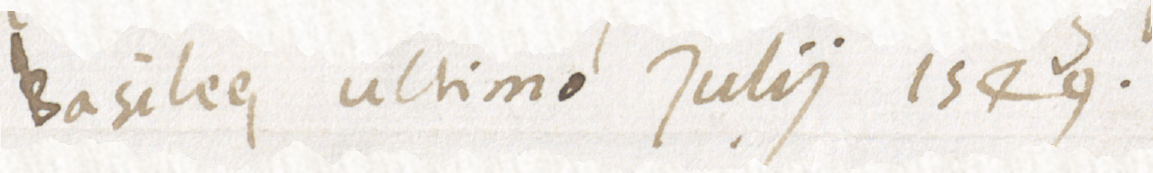
#> input picture examples/611_01_r1l31.png, 1153 x 173 px
$ python page_segmentation_loose.py --image ../examples/611_01_r1l31.png --output-dir out
#> lines starting #> are read from the running program, lines starting #| are printed output that depends on the picture; after the words box and inside, x2 and y2 are one past the last pixel; in counts of white or black regions, pixels touching at a corner belong together
"""Split a manuscript page into line boxes with a horizontal ink profile.

Simple on purpose: works for fairly straight lines with white space between them.
Strongly slanted or touching lines and marginal notes need a trained segmenter.
"""
import numpy as np
from PIL import Image, ImageDraw, ImageFilter, ImageOps
from scipy import ndimage


def _paper_bounds(gray: np.ndarray) -> tuple[int, int, int, int]:
    """Locate the main bright sheet and inset past irregular scan edges."""
    height, width = gray.shape
    center = gray[height // 4 : height - height // 4, width // 4 : width - width // 4]
    paper = gray >= 0.72 * np.median(center)
    rows = np.flatnonzero(paper.mean(axis=1) > 0.60)
    cols = np.flatnonzero(paper.mean(axis=0) > 0.60)
    if not rows.size or not cols.size:
        return 0, 0, width, height
    # Apply the inset only at edges where a dark surround was detected.
    xpad, ypad = round(width * .018), round(height * .012)
    left = int(cols[0]) + xpad if cols[0] else 0
    right = int(cols[-1]) + 1 - xpad if cols[-1] < width - 1 else width
    top = int(rows[0]) + ypad if rows[0] else 0
    bottom = int(rows[-1]) + 1 - ypad if rows[-1] < height - 1 else height
    if left >= right or top >= bottom:
        return 0, 0, width, height
    return left, top, right, bottom


def _split_tall(start: int, end: int, profile: np.ndarray, typical: float) -> list[tuple[int, int]]:
    """Cut a band that holds several touching lines at its emptiest rows."""
    count = round((end - start) / typical)
    if count < 2:
        return [(start, end)]
    cuts, reach = [start], max(1, int(typical / 3))
    for i in range(1, count):
        target = start + int(i * (end - start) / count)
        lo, hi = max(cuts[-1] + 1, target - reach), min(end - 1, target + reach)
        cuts.append(lo + int(np.argmin(profile[lo : hi + 1])) if hi > lo else target)
    cuts.append(end)
    return list(zip(cuts[:-1], cuts[1:]))


# [75 lines left out: functions _straighten_ink, _trace_polygon, not called in this run]


def find_lines(image: Image.Image) -> list[tuple[int, int, int, int]]:
    """Return the deskew variant's rectangular line boxes."""
    return _find_lines(image, trace=False)


def find_line_polygons(image: Image.Image) -> list[list[tuple[int, int]]]:
    """Return tracked line polygons in the input image's pixel coordinates."""
    return _find_lines(image, trace=True)


def _whole_image(width, height, trace):
    if trace:
        return [[(0, 0), (width - 1, 0), (width - 1, height - 1), (0, height - 1)]]
    return [(0, 0, width, height)]


def _find_lines(image: Image.Image, trace: bool):
    """Line boxes (left, top, right, bottom) in reading order, top to bottom.

    A wide, already cropped single-line image is preserved whole.
    """
    gray = ImageOps.grayscale(image)
    width, height = gray.size
    # Analyse at a consistent scale, but keep the output crops at full resolution.
    scale = min(1.0, 1800 / max(width, height))
    if scale < 1:
        gray = gray.resize((max(1, round(width * scale)), max(1, round(height * scale))),
                           Image.Resampling.LANCZOS)
    w, h = gray.size
    left_edge, top_edge, right_edge, bottom_edge = _paper_bounds(np.asarray(gray))
    paper = gray.crop((left_edge, top_edge, right_edge, bottom_edge))
    pixels = np.asarray(paper, dtype=np.int16)
    background = np.asarray(paper.filter(ImageFilter.GaussianBlur(max(2, w / 125))),
                            dtype=np.int16)
    contrast = background - pixels
    ink = contrast >= max(12, float(np.percentile(contrast, 99.5)) * .28)
    if scale < 1:
        # Thick background, seals, long creases and isolated specks do not
        # contribute to the projection used to locate handwriting.
        labels, count = ndimage.label(ink, structure=np.ones((3, 3)))
        sizes = np.bincount(labels.ravel())
        keep = np.zeros(count + 1, dtype=bool)
        for label, (ys, xs) in enumerate(ndimage.find_objects(labels), 1):
            cw, ch = xs.stop - xs.start, ys.stop - ys.start
            keep[label] = (sizes[label] >= max(3, w // 350)
                           and cw <= w * .16 and ch <= h * .04
                           and sizes[label] <= w * h * .001
                           and cw <= 9 * ch and ch <= 13 * cw)
        ink = keep[labels]
        # A text line has clusters of strokes at nearby x positions.
        density = ndimage.uniform_filter(ink.astype(np.float32),
                                        size=(max(3, h // 120), max(7, w // 25)))
        ink &= density > .11
    ink[:, ink.mean(axis=0) > .42] = False
    ink[ink.mean(axis=1) > .72, :] = False
    paper_h, paper_w = ink.shape
    offsets = np.zeros(paper_w, dtype=int)
    if scale < 1:
        ink, offsets = _straighten_ink(ink)
    window = max(1, h // 230)
    profile = np.convolve(ink.sum(axis=1), np.ones(window) / window, mode="same")
    if profile.max() == 0:
        return []
    rows = profile > max(2, .004 * paper_w, .22 * np.percentile(profile[profile > 0], 95))

    bands, start = [], None
    for y, on in enumerate(np.append(rows, False)):
        if on and start is None:
            start = y
        elif not on and start is not None:
            bands.append((start, y))
            start = None
    if not bands:
        return []
    if scale == 1 and len(bands) <= 2 and bands[-1][1] - bands[0][0] < h / 6:
        return _whole_image(width, height, trace)
    typical = float(np.median([b - a for a, b in bands]))
    bands = [(a, b) for a, b in bands if b - a >= max(2, .35 * typical)]
    if not bands:
        return []
    typical = float(np.median([b - a for a, b in bands]))
    bands = [part for a, b in bands for part in _split_tall(a, b, profile, typical)]
    if len(bands) == 1 and width >= 3 * height:
        return _whole_image(width, height, trace)

    pad = max(2, int(.40 * typical))
    centers = [(top + bottom) / 2 for top, bottom in bands]
    boxes = []
    for i, (top, bottom) in enumerate(bands):
        # Limit added padding when the next detected line is close.
        center = centers[i]
        top_limit, bottom_limit = 0, paper_h
        if i:
            top_limit = min(top, round(center - .56 * (center - centers[i - 1])))
        if i + 1 < len(bands):
            bottom_limit = max(bottom, round(center + .56 * (centers[i + 1] - center)))
        top = max(0, top_limit, top - pad)
        bottom = min(paper_h, bottom_limit, bottom + pad)
        cols = np.flatnonzero(ink[top:bottom].sum(axis=0) >= 2)
        if not cols.size:
            continue
        left, right = np.percentile(cols, [1, 99])
        left = max(0, int(left) - 2 * pad)
        right = min(paper_w, int(right) + 1 + 2 * pad)
        if trace:
            polygon = _trace_polygon(ink, left, top, right, bottom, offsets, typical)
            boxes.append([
                (min(width - 1, round((left_edge + x) * width / w)),
                 min(height - 1, round((top_edge + y) * height / h)))
                for x, y in polygon
            ])
            continue
        line_offsets = offsets[left:right]
        top = max(0, top + int(line_offsets.min()))
        bottom = min(paper_h, bottom + int(line_offsets.max()))
        boxes.append((
            (left_edge + left) * width // w,
            (top_edge + top) * height // h,
            ((left_edge + right) * width + w - 1) // w,
            ((top_edge + bottom) * height + h - 1) // h,
        ))
    return boxes


# [10 lines left out: function split_page, not called in this run]


def _polygon_crop(page, polygon):
    xs, ys = zip(*polygon)
    left, top, right, bottom = min(xs), min(ys), max(xs) + 1, max(ys) + 1
    box = (left, top, right, bottom)
    crop = page.crop(box)
    mask = Image.new("L", crop.size)
    ImageDraw.Draw(mask).polygon([(x - left, y - top) for x, y in polygon], fill=255)
    return box, Image.composite(crop, Image.new("RGB", crop.size, "white"), mask)


def export_page(source, output_dir, *, contours=True):
    """Export PNG lines, manifest.json and preview.png into a new directory.

    No recognition model is loaded. Existing destinations are never overwritten.
    """
#> called with contours = True
    import json
    from pathlib import Path

    source, output_dir = Path(source), Path(output_dir)
    with Image.open(source) as image:
#> image is the input picture: PIL image 1153x173 RGB; mean R, G, B 238.9, 234.5, 229.3
        oriented = ImageOps.exif_transpose(image).convert("RGBA")
        page = Image.alpha_composite(Image.new("RGBA", oriented.size, "white"), oriented).convert("RGB")
    if contours:
        lines = [(*_polygon_crop(page, polygon), polygon) for polygon in find_line_polygons(page)]
#> in _find_lines, `gray = ImageOps.grayscale(image)`:
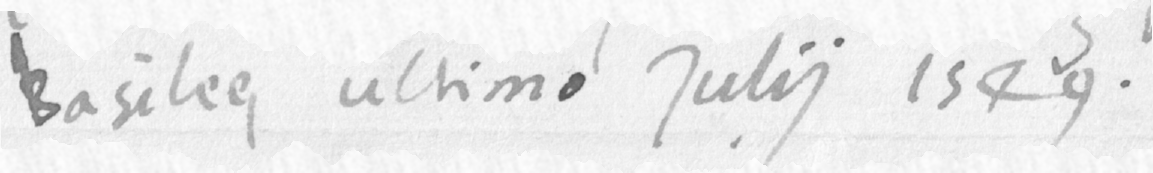
#> gray: PIL image 1153x173 L; min 81, max 254, mean 235.2
#> in _paper_bounds, `center = gray[height // 4 : height - height // 4, width // 4 : width -..`:
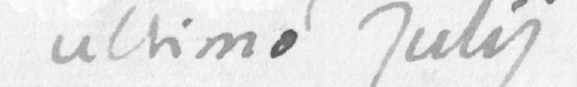
#> center: shape (87, 577); min 81, max 254, mean 229.8
#> in _paper_bounds, `paper = gray >= 0.72 * np.median(center)`:
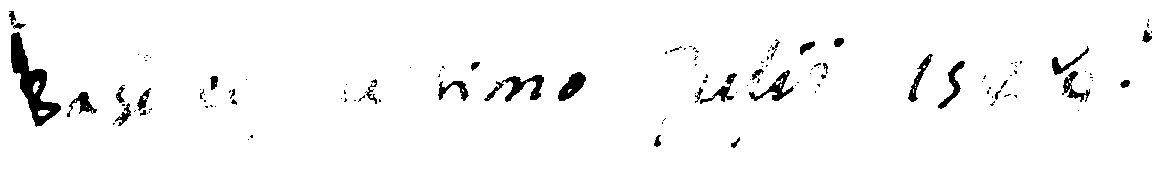
#> paper: shape (173, 1153) bool; 96.6% white; 122 black regions (87 under 20 px), largest, box (x1, y1, x2, y2) and area: (11, 32, 61, 127) 1658, (484, 75, 544, 102) 592, (558, 72, 586, 101) 430
#> in _paper_bounds, `rows = np.flatnonzero(paper.mean(axis=1) > 0.60)`: rows = 173 values from 0 to 172
#> in _paper_bounds, `cols = np.flatnonzero(paper.mean(axis=0) > 0.60)`: cols = 1153 values from 0 to 1152
#> in _paper_bounds, `left = int(cols[0]) + xpad if cols[0] else 0`: left = 0
#> in _paper_bounds, `right = int(cols[-1]) + 1 - xpad if cols[-1] < width - 1 else width`: right = 1153
#> in _paper_bounds, `top = int(rows[0]) + ypad if rows[0] else 0`: top = 0
#> in _paper_bounds, `bottom = int(rows[-1]) + 1 - ypad if rows[-1] < height - 1 else height`: bottom = 173
#> in _find_lines, `left_edge, top_edge, right_edge, bottom_edge = _paper_bounds(np.asarra..`: left_edge = 0; right_edge = 1153; bottom_edge = 173
#> in _find_lines, `background = np.asarray(paper.filter(ImageFilter.GaussianBlur(max(2, w..`:
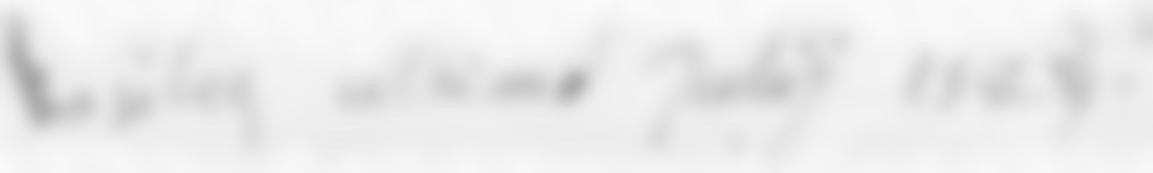
#> background: shape (173, 1153) int16; min 166, max 250, mean 235.2
#> in _find_lines, `contrast = background - pixels`:
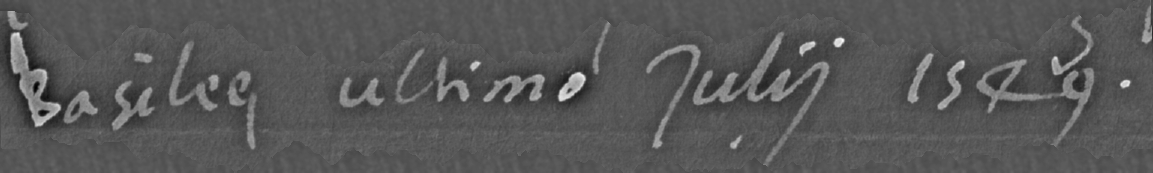
#> contrast: shape (173, 1153) int16; min -70, max 133, mean 0.1; drawn with min black and max white
#> in _find_lines, `ink = contrast >= max(12, float(np.percentile(contrast, 99.5)) * .28)`:
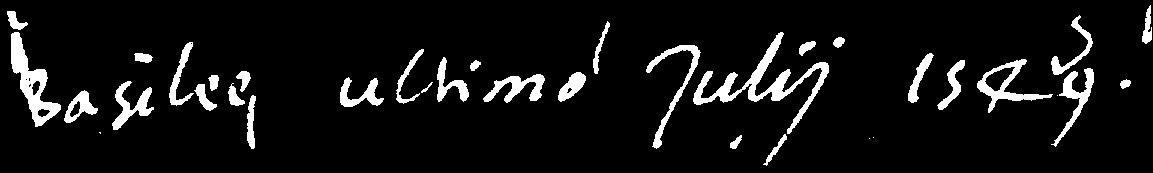
#> ink: shape (173, 1153) bool; 7.5% white; 36 white regions (4 under 20 px), largest, box (x1, y1, x2, y2) and area: (693, 32, 829, 134) 2432, (11, 32, 61, 127) 1631, (977, 59, 1053, 113) 984
#> in _find_lines, `profile = np.convolve(ink.sum(axis=1), np.ones(window) / window, mode=..`: profile = 173 values, max 354 at index 95, min 0 at index 0, mean 86.79
#> the loop in _find_lines, `for y, on in enumerate(np.append(rows, False)):` made 174 passes
#> (on, start) on pass 46: (True, 45)
#> on on passes 1 to 6: False, False, False, False, False, False
#> after the loop in _find_lines, `for y, on in enumerate(np.append(rows, False)):`: bands = [(45, 120)]
#> in _find_lines, `typical = float(np.median([b - a for a, b in bands]))`: typical = 75
#> in _split_tall, `count = round((end - start) / typical)`: count = 1
#> in _polygon_crop, `xs, ys = zip(*polygon)`: xs = (0, 1152, 1152, 0); ys = (0, 0, 172, 172)
#> in _polygon_crop, `left, top, right, bottom = min(xs), min(ys), max(xs) + 1, max(ys) + 1`: left = 0; right = 1153; bottom = 173
#> in _polygon_crop, `box = (left, top, right, bottom)`: box = (0, 0, 1153, 173)
#> in _polygon_crop, `mask = Image.new("L", crop.size)`: mask: PIL image 1153x173 L; every value is 0
#> in _polygon_crop, `ImageDraw.Draw(mask).polygon([(x - left, y - top) for x, y in polygon]..`: mask: PIL image 1153x173 L; every value is 255
#> lines = 1 item
    else:
        lines = [(box, crop, None) for box, crop in split_page(page)]
    output_dir.mkdir(parents=True, exist_ok=False)
    records = []
    preview = page.copy()
    draw = ImageDraw.Draw(preview)
    for number, (box, crop, polygon) in enumerate(lines, 1):
        filename = f"line_{number:04d}.png"
        crop.save(output_dir / filename)
        records.append({"line_id": f"line_{number:04d}", "image": filename, "bbox": list(box)})
        left, top, right, bottom = box
        if polygon is None:
            draw.rectangle((left, top, right - 1, bottom - 1), outline="red", width=2)
        else:
            records[-1]["polygon"] = [list(point) for point in polygon]
            draw.line(polygon + [polygon[0]], fill="red", width=2)
        draw.text((left, top), str(number), fill="blue")
#> this loop made 1 pass
#> (number, polygon, filename, left, top, right, bottom) on pass 1: (1, [(0, 0), (1152, 0), (1152, 172), (0, 172)], 'line_0001.png', 0, 0, 1153, 173)
#> after the loop, records = 1 item
    preview.save(output_dir / "preview.png")
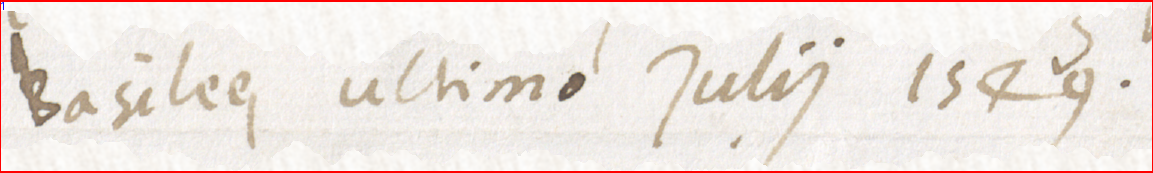
#> saved as preview.png: PIL image 1153x173 RGB; mean R, G, B 239, 228.4, 223.3
    manifest = {"source": str(source.resolve()), "page_size": list(page.size),
                "coordinate_system": "EXIF-oriented pixels; left, top, right, bottom; right/bottom exclusive",
                "reading_order": "top-to-bottom, single column", "lines": records}
    (output_dir / "manifest.json").write_text(json.dumps(manifest, ensure_ascii=False, indent=2) + "\n", encoding="utf-8")
    return manifest


if __name__ == "__main__":
    import argparse
    from pathlib import Path

    parser = argparse.ArgumentParser(description="Export ordered line images using the deskew variant.")
    parser.add_argument("--image", type=Path, required=True)
    parser.add_argument("--output-dir", type=Path, required=True)
    parser.add_argument("--contours", action=argparse.BooleanOptionalAction, default=True,
                        help="Trace and mask line polygons (default). Use --no-contours for rectangles.")
    args = parser.parse_args()
    if not args.image.is_file():
        parser.error(f"Missing image: {args.image}")
    if args.output_dir.exists():
        parser.error("Choose a new output directory.")
    result = export_page(args.image, args.output_dir, contours=args.contours)
#> result = 5 items
    print(f"Exported {len(result['lines'])} lines to {args.output_dir}")
#| Exported 1 lines to out
